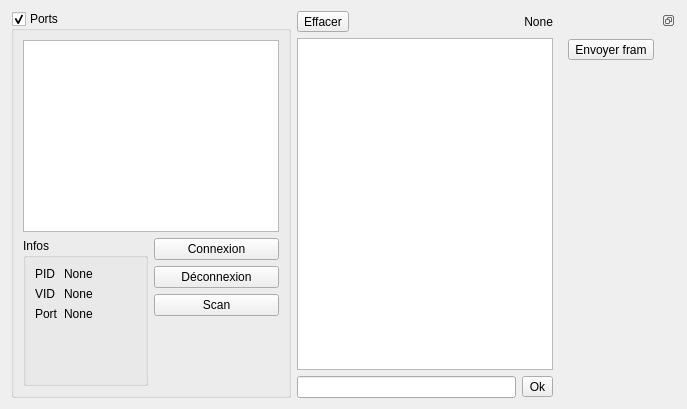
<?xml version="1.0" encoding="UTF-8"?>
<ui version="4.0">
 <class>SerialTerminal</class>
 <widget class="QWidget" name="SerialTerminal">
  <property name="geometry">
   <rect>
    <x>0</x>
    <y>0</y>
    <width>687</width>
    <height>409</height>
   </rect>
  </property>
  <property name="windowTitle">
   <string>Console série</string>
  </property>
  <layout class="QHBoxLayout" name="horizontalLayout_4">
   <item>
    <widget class="QGroupBox" name="portBox">
     <property name="title">
      <string>Ports</string>
     </property>
     <property name="flat">
      <bool>false</bool>
     </property>
     <property name="checkable">
      <bool>true</bool>
     </property>
     <property name="checked">
      <bool>true</bool>
     </property>
     <layout class="QVBoxLayout" name="verticalLayout_6">
      <item>
       <widget class="QWidget" name="widget" native="true">
        <layout class="QVBoxLayout" name="verticalLayout_3">
         <property name="leftMargin">
          <number>0</number>
         </property>
         <property name="topMargin">
          <number>0</number>
         </property>
         <property name="rightMargin">
          <number>0</number>
         </property>
         <property name="bottomMargin">
          <number>0</number>
         </property>
         <item>
          <widget class="QListView" name="portView"/>
         </item>
         <item>
          <layout class="QHBoxLayout" name="horizontalLayout">
           <item>
            <widget class="QGroupBox" name="infoBox">
             <property name="title">
              <string>Infos</string>
             </property>
             <layout class="QVBoxLayout" name="verticalLayout">
              <item>
               <layout class="QFormLayout" name="formLayout">
                <item row="0" column="0">
                 <widget class="QLabel" name="label">
                  <property name="text">
                   <string>PID</string>
                  </property>
                 </widget>
                </item>
                <item row="0" column="1">
                 <widget class="QLabel" name="pidLabel">
                  <property name="text">
                   <string>None</string>
                  </property>
                 </widget>
                </item>
                <item row="1" column="0">
                 <widget class="QLabel" name="label_2">
                  <property name="text">
                   <string>VID</string>
                  </property>
                 </widget>
                </item>
                <item row="1" column="1">
                 <widget class="QLabel" name="vidLabel">
                  <property name="text">
                   <string>None</string>
                  </property>
                 </widget>
                </item>
                <item row="2" column="0">
                 <widget class="QLabel" name="label_3">
                  <property name="text">
                   <string>Port</string>
                  </property>
                 </widget>
                </item>
                <item row="2" column="1">
                 <widget class="QLabel" name="portLabel">
                  <property name="text">
                   <string>None</string>
                  </property>
                 </widget>
                </item>
               </layout>
              </item>
             </layout>
            </widget>
           </item>
           <item>
            <layout class="QVBoxLayout" name="verticalLayout_2">
             <item>
              <widget class="QPushButton" name="buttonConnect">
               <property name="text">
                <string>Connexion</string>
               </property>
              </widget>
             </item>
             <item>
              <widget class="QPushButton" name="buttonDisconnect">
               <property name="text">
                <string>Déconnexion</string>
               </property>
              </widget>
             </item>
             <item>
              <widget class="QPushButton" name="buttonScan">
               <property name="text">
                <string>Scan</string>
               </property>
              </widget>
             </item>
             <item>
              <spacer name="verticalSpacer">
               <property name="orientation">
                <enum>Qt::Vertical</enum>
               </property>
               <property name="sizeHint" stdset="0">
                <size>
                 <width>20</width>
                 <height>40</height>
                </size>
               </property>
              </spacer>
             </item>
            </layout>
           </item>
          </layout>
         </item>
        </layout>
       </widget>
      </item>
     </layout>
    </widget>
   </item>
   <item>
    <layout class="QVBoxLayout" name="verticalLayout_4">
     <item>
      <layout class="QHBoxLayout" name="horizontalLayout_3">
       <item>
        <widget class="QToolButton" name="toolButton">
         <property name="text">
          <string>Effacer</string>
         </property>
        </widget>
       </item>
       <item>
        <widget class="QLabel" name="portConnectedLabel">
         <property name="text">
          <string>None</string>
         </property>
         <property name="alignment">
          <set>Qt::AlignRight|Qt::AlignTrailing|Qt::AlignVCenter</set>
         </property>
        </widget>
       </item>
      </layout>
     </item>
     <item>
      <widget class="QPlainTextEdit" name="textOut">
       <property name="documentTitle">
        <string/>
       </property>
       <property name="undoRedoEnabled">
        <bool>false</bool>
       </property>
       <property name="textInteractionFlags">
        <set>Qt::TextSelectableByKeyboard|Qt::TextSelectableByMouse</set>
       </property>
      </widget>
     </item>
     <item>
      <layout class="QHBoxLayout" name="horizontalLayout_2">
       <item>
        <widget class="QLineEdit" name="commandLine"/>
       </item>
       <item>
        <widget class="QToolButton" name="buttonSend">
         <property name="text">
          <string>Ok</string>
         </property>
        </widget>
       </item>
      </layout>
     </item>
    </layout>
   </item>
   <item>
    <widget class="QDockWidget" name="dockWidget">
     <property name="floating">
      <bool>false</bool>
     </property>
     <property name="features">
      <set>QDockWidget::DockWidgetFloatable|QDockWidget::DockWidgetMovable</set>
     </property>
     <widget class="QWidget" name="dockWidgetContents">
      <layout class="QVBoxLayout" name="verticalLayout_5">
       <item>
        <widget class="QToolButton" name="buttonSendFram">
         <property name="text">
          <string>Envoyer fram</string>
         </property>
        </widget>
       </item>
       <item>
        <spacer name="verticalSpacer_2">
         <property name="orientation">
          <enum>Qt::Vertical</enum>
         </property>
         <property name="sizeHint" stdset="0">
          <size>
           <width>20</width>
           <height>40</height>
          </size>
         </property>
        </spacer>
       </item>
      </layout>
     </widget>
    </widget>
   </item>
  </layout>
 </widget>
 <resources/>
 <connections>
  <connection>
   <sender>portBox</sender>
   <signal>toggled(bool)</signal>
   <receiver>widget</receiver>
   <slot>setVisible(bool)</slot>
   <hints>
    <hint type="sourcelabel">
     <x>49</x>
     <y>21</y>
    </hint>
    <hint type="destinationlabel">
     <x>276</x>
     <y>387</y>
    </hint>
   </hints>
  </connection>
  <connection>
   <sender>commandLine</sender>
   <signal>returnPressed()</signal>
   <receiver>buttonSend</receiver>
   <slot>click()</slot>
   <hints>
    <hint type="sourcelabel">
     <x>509</x>
     <y>397</y>
    </hint>
    <hint type="destinationlabel">
     <x>550</x>
     <y>396</y>
    </hint>
   </hints>
  </connection>
  <connection>
   <sender>toolButton</sender>
   <signal>clicked()</signal>
   <receiver>textOut</receiver>
   <slot>clear()</slot>
   <hints>
    <hint type="sourcelabel">
     <x>308</x>
     <y>28</y>
    </hint>
    <hint type="destinationlabel">
     <x>327</x>
     <y>77</y>
    </hint>
   </hints>
  </connection>
 </connections>
</ui>
